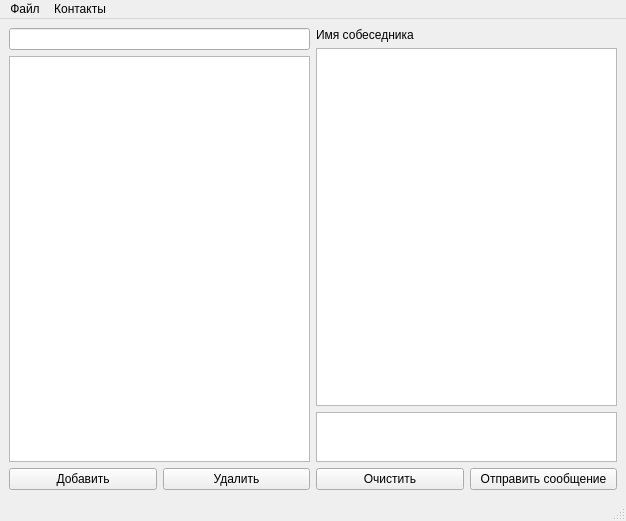
<?xml version="1.0" encoding="UTF-8"?>
<ui version="4.0">
 <class>MainWindow</class>
 <widget class="QMainWindow" name="MainWindow">
  <property name="geometry">
   <rect>
    <x>0</x>
    <y>0</y>
    <width>626</width>
    <height>521</height>
   </rect>
  </property>
  <property name="windowTitle">
   <string>MainWindow</string>
  </property>
  <widget class="QWidget" name="centralwidget">
   <layout class="QGridLayout" name="gridLayout_3">
    <item row="0" column="0">
     <layout class="QGridLayout" name="gridLayout">
      <item row="2" column="1">
       <widget class="QPushButton" name="del_user">
        <property name="text">
         <string>Удалить</string>
        </property>
       </widget>
      </item>
      <item row="0" column="0" colspan="2">
       <widget class="QLineEdit" name="search"/>
      </item>
      <item row="2" column="0">
       <widget class="QPushButton" name="add_user">
        <property name="text">
         <string>Добавить</string>
        </property>
       </widget>
      </item>
      <item row="1" column="0" colspan="2">
       <widget class="QListView" name="contacts"/>
      </item>
     </layout>
    </item>
    <item row="0" column="1">
     <layout class="QGridLayout" name="gridLayout_2">
      <item row="0" column="0" colspan="2">
       <widget class="QLabel" name="current_contact_name">
        <property name="text">
         <string>Имя собеседника</string>
        </property>
       </widget>
      </item>
      <item row="1" column="0" colspan="2">
       <widget class="QListView" name="messages"/>
      </item>
      <item row="2" column="0" colspan="2">
       <widget class="QTextEdit" name="message">
        <property name="maximumSize">
         <size>
          <width>16777215</width>
          <height>50</height>
         </size>
        </property>
       </widget>
      </item>
      <item row="3" column="0">
       <widget class="QPushButton" name="clear_message">
        <property name="text">
         <string>Очистить</string>
        </property>
       </widget>
      </item>
      <item row="3" column="1">
       <widget class="QPushButton" name="send_message">
        <property name="text">
         <string>Отправить сообщение</string>
        </property>
       </widget>
      </item>
     </layout>
    </item>
   </layout>
  </widget>
  <widget class="QMenuBar" name="menubar">
   <property name="geometry">
    <rect>
     <x>0</x>
     <y>0</y>
     <width>626</width>
     <height>20</height>
    </rect>
   </property>
   <widget class="QMenu" name="menu">
    <property name="title">
     <string>Файл</string>
    </property>
   </widget>
   <widget class="QMenu" name="menu_2">
    <property name="title">
     <string>Контакты</string>
    </property>
   </widget>
   <addaction name="menu"/>
   <addaction name="menu_2"/>
  </widget>
  <widget class="QStatusBar" name="statusbar"/>
 </widget>
 <resources/>
 <connections/>
</ui>
